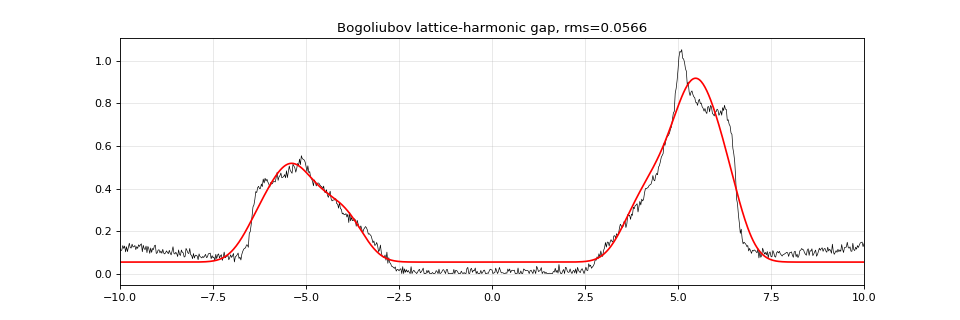

Reproduce this figure in Python.
from fitlib import *
import numpy as np, itertools
s=STS[1]; V=np.array(s['bias']); g=np.array(s['dI_dV'])
t,tp=0.99,0.195
eps=band(t,tp)
def model(p,V):
    a,m,D0,D1,D2,sig,bg,sc=p
    xi=a*eps-m; Dk=D0+D1*(CX+CY)+D2*CX*CY
    E=np.sqrt(xi**2+Dk**2); u2=0.5*(1+xi/E); v2=1-u2
    return sc*sample(dos(E,u2,sig)+dos(-E,v2,sig),V)+bg
best=None
for a0,m0,D00,D10,D20 in itertools.product([0.5,1.0],[ -1.0,0.5,2.0],[3.5,5.0],[-1.5,0.0,1.5],[-1.0,0.0,1.0]):
    p0=[a0,m0,D00,D10,D20,0.15,0.06,2.5]
    try:
        r=least_squares(lambda p: model(p,V)-g,p0,x_scale=[0.1,0.2,0.3,0.3,0.3,0.03,0.02,0.3],diff_step=2e-2,bounds=([0.05,-6,0,-6,-6,0.03,0,0.1],[1.5,6,12,6,6,1.0,0.3,10]))
        rms=np.sqrt(np.mean(r.fun**2))
        if best is None or rms<best[0]: best=(rms,r.x)
    except Exception as e: pass
rms,p=best
print("best rms",rms); print("params a,m,D0,D1,D2,sigma,bg,sc =",np.round(p,4))
a,m,D0,D1,D2,sig,bg,sc=p
xi=a*eps-m; Dk=D0+D1*(CX+CY)+D2*CX*CY; E=np.sqrt(xi**2+Dk**2)
print("Delta_k range:",Dk.min(),Dk.max()," E range:",E.min(),E.max(), " <v^2>=",np.mean(0.5*(1-xi/E)))
print("FS (xi=0) fraction of BZ inside (xi<0):",np.mean(xi<0))
import matplotlib; matplotlib.use('Agg'); import matplotlib.pyplot as plt
plt.figure(figsize=(12,4)); plt.plot(V,g,'k',lw=0.6); plt.plot(V,model(p,V),'r'); plt.xlim(-10,10); plt.grid(alpha=0.3); plt.title(f'Bogoliubov lattice-harmonic gap, rms={rms:.4f}'); plt.savefig('fit_b4.png',dpi=80)
np.save('fit_b4.npy',p)
